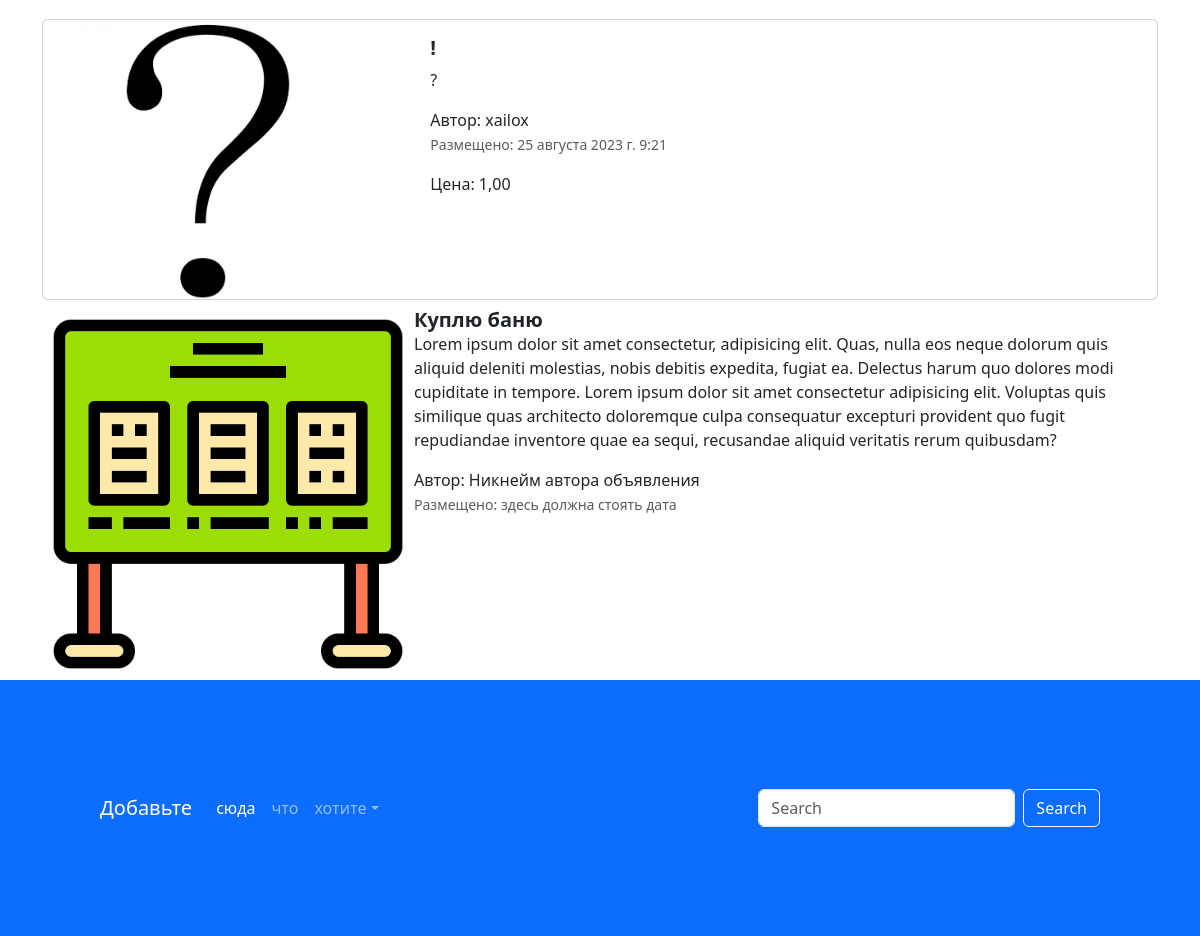
Before: / (lower part) with the older database file.
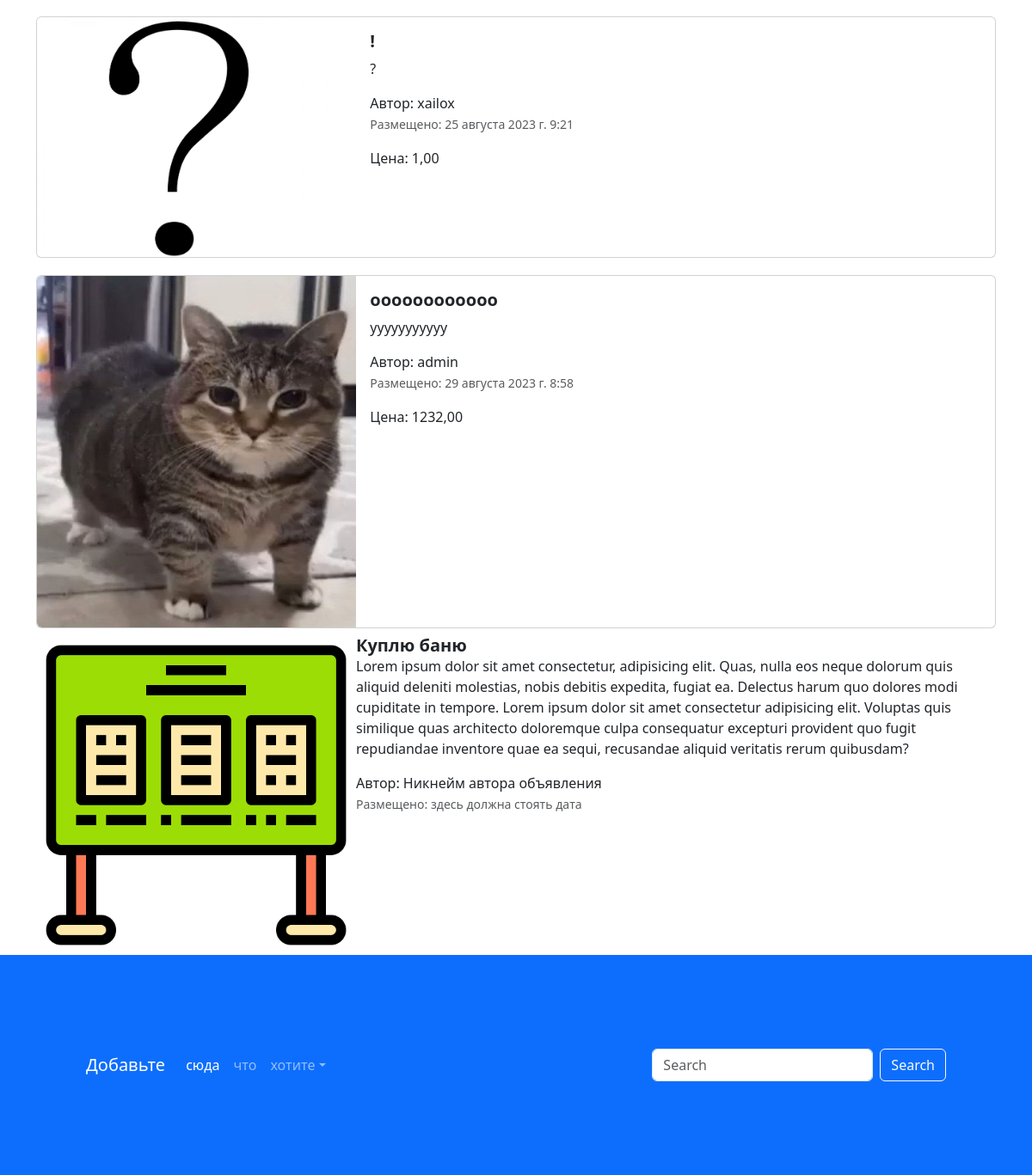
After: the same page with the newer database file.
### app_xailoxshop/models.py (models this page shows, shortened)
class xailox(models.Model):
    title = models.CharField('Заголовок',max_length=128)
    description = models.TextField("Описание")
    price = models.DecimalField('Цена',max_digits=12, decimal_places=2)
    auction = models.BooleanField('Торг',help_text='Поставьте галочку, если торг уместен')
    created_at = models.DateTimeField(auto_now_add=True)
    updated_at = models.DateTimeField(auto_now=True)
    user = models.ForeignKey(User, verbose_name='пользователь',on_delete= models.CASCADE,null=True)
    image = models.ImageField('изображение', upload_to='xailoxshop/')
    class Meta:
        db_table = 'xailox'

### app_xailoxshop/views.py (the view)
# urls.py: urlpatterns = [path('',index, name='main-page'),
def index(request):
    xailoxs = xailox.objects.all()
    context = {'xailoxs' : xailoxs}
    return render(request, 'app_xailox/index.html', context)

### templates/app_xailox/index.html (shortened to what this page needs)
{% extends 'base.html' %}
{% load static %}
{% block content %}
<div class="container">
  <div class="col">
    {% for adv in xailoxs %}
    <div class="card mb-2" style="max-width: 1200px; margin-top: 20px;">
      <div class="row g-0">
        <div class="col-md-4">
          <a href="advertisement.html" class="nav-link">
            {% if adv.image %}
            <img src="{{ adv.image.url }}" class="img-fluid rounded-start" alt="Card title">
            {% else %}
            <img src="{% static 'img/adv.png' %}" class="img-fluid rounded-start" alt="Card title">
            {% endif %}
          </a>
        </div>
        <div class="col-md-8">
          <div class="card-body">
            <h5 class="card-title">
              <a href="advertisement.html" class="nav-link"><strong>{{adv.title}}</strong></a>
            </h5>
            <a href="advertisement.html" class="nav-link">
              <p class="card-text">
                {{adv.description}}
              </p>
              <span>Автор: {{adv.user}}</span>
              <p class="card-text"><small class="text-muted">Размещено: {{adv.created_at}}</small></p>
              <span>Цена: {{adv.price}}</span>
            </a>
          </div>
        </div>
      </div>
    </div>
    {% endfor %}
      <div class="row g-0">
        <div class="col-md-4">
          <a href="advertisement.html" class="nav-link">
            <img src="{% static 'img/adv.png' %}" class="img-fluid rounded-start" alt="Card title">
          </a>
        </div>
        <div class="col-md-8">
          <div class="card-body">
            <h5 class="card-title">
              <a href="advertisement.html" class="nav-link"><strong>Куплю баню</strong></a>
            </h5>
            <a href="advertisement.html" class="nav-link">
              <p class="card-text">
                Lorem ipsum dolor sit amet consectetur, adipisicing elit. Quas, nulla eos neque dolorum quis aliquid
                deleniti molestias, nobis debitis expedita, fugiat ea. Delectus harum quo dolores modi cupiditate in
                tempore. Lorem ipsum dolor sit amet consectetur adipisicing elit. Voluptas quis similique quas
                architecto doloremque culpa consequatur excepturi provident quo fugit repudiandae inventore quae ea
                sequi, recusandae aliquid veritatis rerum quibusdam?
              </p>
              <span>Автор: Никнейм автора объявления</span>
              <p class="card-text"><small class="text-muted">Размещено: здесь должна стоять дата</small></p>
            </a>
          </div>
        </div>
      </div>
  </div>
</div>
<footer style="padding: 100px;" class="bg-primary">
  <nav class="navbar navbar-expand-sm navbar-dark">
    <a class="navbar-brand" href="#">Добавьте</a>
    <div class="collapse navbar-collapse" id="collapsibleNavId">
      <ul class="navbar-nav me-auto mt-2 mt-lg-0">
        <li class="nav-item">
          <a class="nav-link active" href="#" aria-current="page">сюда</a>
        </li>
        <li class="nav-item">
          <a class="nav-link" href="#">что</a>
        </li>
        <li class="nav-item dropdown">
          <a class="nav-link dropdown-toggle" href="#" id="dropdownId" data-bs-toggle="dropdown" aria-haspopup="true"
             aria-expanded="false">хотите</a>
        </li>
      </ul>
      <form class="d-flex my-2 my-lg-0">
        <input class="form-control me-sm-2" type="text" placeholder="Search">
        <button class="btn btn-outline-light my-2 my-sm-0" type="submit">Search</button>
      </form>
    </div>
  </nav>
</footer>
{% endblock %}

Changed rows visible on the page:
added xailox: image (picture), title "oooooooooooo", description "yyyyyyyyyyy", user "admin", created_at "29 августа 2023 г. 8:58", price "1232,00"
